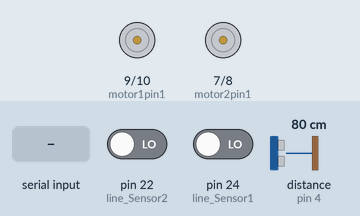
Simulated run of this sketch. Board: Arduino Mega 2560, built with avr-gcc and run on an emulated ATmega2560. Parts: motor-driver pin pairs drawn as motors (green arrow = first pin HIGH = forward, orange = second pin HIGH = backward, longer = more drive, scaled by the enable pin). Wiring (inferred from the names in the program): ultrasonic range finder: trigger pin 5; echo pin 4. The inputs (shaded band) are chosen by the test bench; at power-on: pin 22 (line_Sensor2) LOW, pin 24 (line_Sensor1) LOW, distance to the obstacle (sensor on pin 4) 80 cm. The echo pulse lasts 58.3 µs per cm; what the sketch prints to the serial monitor is not drawn.

Above: at 1.2 s.
1.3 s: "1" received over the second serial link
At 2.5 s:
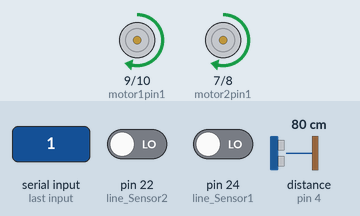
2.8 s: pin 22 (line_Sensor2) driven HIGH
At 4.0 s:
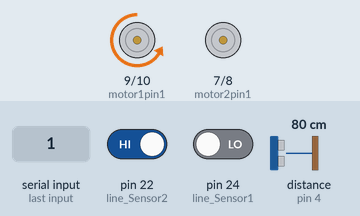
4.3 s: pin 24 (line_Sensor1) driven HIGH
At 5.2 s:
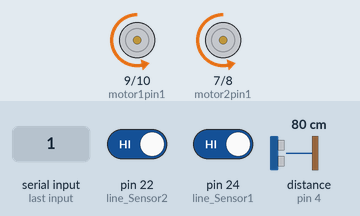
5.8 s: pin 22 (line_Sensor2) driven LOW
At 6.1 s:
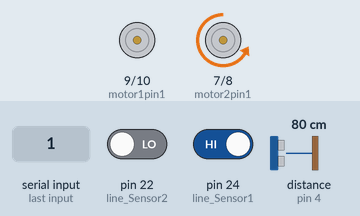
7.3 s: distance to the obstacle (sensor on pin 4) set to 17 cm
8.8 s: distance to the obstacle (sensor on pin 4) set to 13 cm
At 9.7 s:
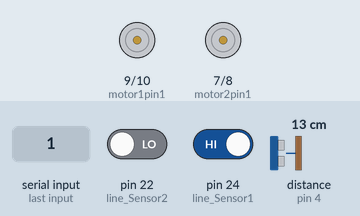
Timing chart, 0 to 11.3 s (numbered marks = the images above; inputs shaded):
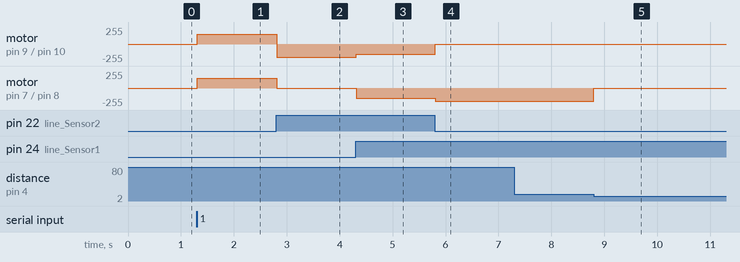

The sketch:

gurchu3.0.ino
```cpp
#include "Arduino.h"
#include <SoftwareSerial.h>

#define trigpin 5
#define echopin 4

const int bluetoothTx = 12;
const int bluetoothRx = 11;

SoftwareSerial bluetooth(bluetoothTx, bluetoothRx);

int line_Sensor1 = 24;
int line_Sensor2 = 22;

int motor1speed = 3;
int motor2speed = 2;
int motor1pin1 = 9;
int motor1pin2 = 10;
int motor2pin1 = 7;
int motor2pin2 = 8;

int state = 0;
int key = 0;

void setup() {
  pinMode(motor1speed, OUTPUT);
  pinMode(motor2speed, OUTPUT);
  pinMode(motor1pin1, OUTPUT);
  pinMode(motor1pin2, OUTPUT);
  pinMode(motor2pin1, OUTPUT);
  pinMode(motor2pin2, OUTPUT);
  pinMode(line_Sensor1, INPUT);
  pinMode(line_Sensor2, INPUT);

  // Initialize Serial communication
  Serial.begin(38400);
  bluetooth.begin(38400);

  // Initialize ultrasonic sensor pins
  pinMode(trigpin, OUTPUT);
  pinMode(echopin, INPUT);
}

void loop() {
  digitalWrite(trigpin, LOW);
  delayMicroseconds(2);
  digitalWrite(trigpin, HIGH);
  delayMicroseconds(10);
  digitalWrite(trigpin, LOW);
  long zman = pulseIn(echopin, HIGH);
  int distance = zman / 29 / 2;
  delay(0);
  int val1 = digitalRead(line_Sensor1);
  int val2 = digitalRead(line_Sensor2);

  if (bluetooth.available() > 0) {
    state = bluetooth.read();
    Serial.print("state=");
    Serial.println(state);
  } else {
    state = 0; // Reset state if no new data is available
  }

  if (state == '1') {
    key = 1;
  }

  if (key == 1) {
    // Check ultrasonic sensor distance
    if (getDistance() < 15) {
      motorStop();
      Serial.println("Obstacle detected, stopping");
    } else {
      if (val1 == 1 && val2 == 1) {
        motorForward();
      } else if (val1 == 0 && val2 == 1) {
        motorRight();
      } else if (val1 == 1 && val2 == 0) {
        motorLeft();
      } else {
        motorBackward();
      }
    }
  } else {
    motorStop();
    Serial.println("motor stop");
  }

  Serial.print("pas1= ");
  Serial.println(val1);
  Serial.print("pas2= ");
  Serial.println(val2);
}

void motorForward() {
  digitalWrite(motor1pin2, HIGH);
  digitalWrite(motor2pin2, HIGH);
  analogWrite(motor1speed, 150);
  digitalWrite(motor1pin1, LOW);
  analogWrite(motor2speed, 150);
  digitalWrite(motor2pin1, LOW);
}

void motorRight() {
  digitalWrite(motor1pin2, HIGH);
  digitalWrite(motor2pin2, LOW);
  analogWrite(motor1speed, 200);
  digitalWrite(motor1pin1, LOW);
  analogWrite(motor2speed, 150);
  digitalWrite(motor2pin1, LOW);
}

void motorLeft() {
  digitalWrite(motor1pin2, LOW);
  digitalWrite(motor2pin2, HIGH);
  analogWrite(motor1speed, 150);
  digitalWrite(motor1pin1, LOW);
  analogWrite(motor2speed, 200);
  digitalWrite(motor2pin1, LOW);
}

void motorStop() {
  digitalWrite(motor1pin1, LOW);
  digitalWrite(motor2pin2, LOW);
  analogWrite(motor1speed, 0);
  digitalWrite(motor1pin2, LOW);
  analogWrite(motor2speed, 0);
  digitalWrite(motor2pin1, LOW);
}

void motorBackward() {
  digitalWrite(motor1pin2, LOW);
  digitalWrite(motor2pin2, LOW);
  analogWrite(motor1speed, 150);
  digitalWrite(motor1pin1, HIGH);
  analogWrite(motor2speed, 150);
  digitalWrite(motor2pin1, HIGH);
}

long getDistance() {
  digitalWrite(trigpin, LOW);
  delayMicroseconds(2);
  digitalWrite(trigpin, HIGH);
  delayMicroseconds(10);
  digitalWrite(trigpin, LOW);
  long duration = pulseIn(echopin, HIGH);
  // Calculate distance in cm
  long distance = duration * 0.034 / 2;
  return distance;
}
```

Measured:
- the behaviour switches between 16 and 15 cm on distance to the obstacle (sensor on pin 4) (found by bisection; images 4 and 5)
- after the input at 1.3 s, motor on pin 9 (motor1pin1) / pin 10 (motor1pin2), motor on pin 7 (motor2pin1) / pin 8 (motor2pin2): stopped → forward 150/255 at once
- after the input at 2.8 s, motor on pin 9 (motor1pin1) / pin 10 (motor1pin2): forward 150/255 → backward 200/255 at once; motor on pin 7 (motor2pin1) / pin 8 (motor2pin2): forward 150/255 → stopped at once
- after the input at 4.3 s, motor on pin 9 (motor1pin1) / pin 10 (motor1pin2): backward 200/255 → backward 150/255 at once; motor on pin 7 (motor2pin1) / pin 8 (motor2pin2): stopped → backward 150/255 at once
- after the input at 5.8 s, motor on pin 9 (motor1pin1) / pin 10 (motor1pin2): backward 150/255 → stopped at once; motor on pin 7 (motor2pin1) / pin 8 (motor2pin2): backward 150/255 → backward 200/255 at once
- after the input at 8.8 s, motor on pin 7 (motor2pin1) / pin 8 (motor2pin2): backward 200/255 → stopped at once
